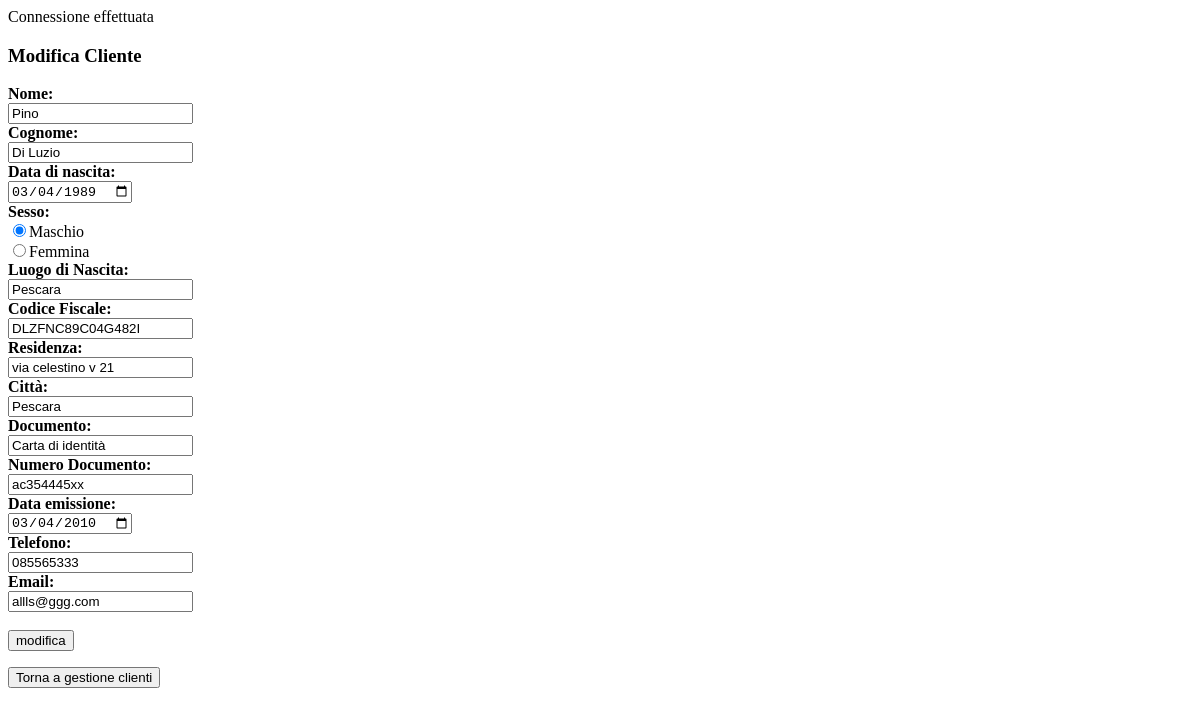
The page /modifica_cliente.php?cliente=1 on the database as committed earlier.
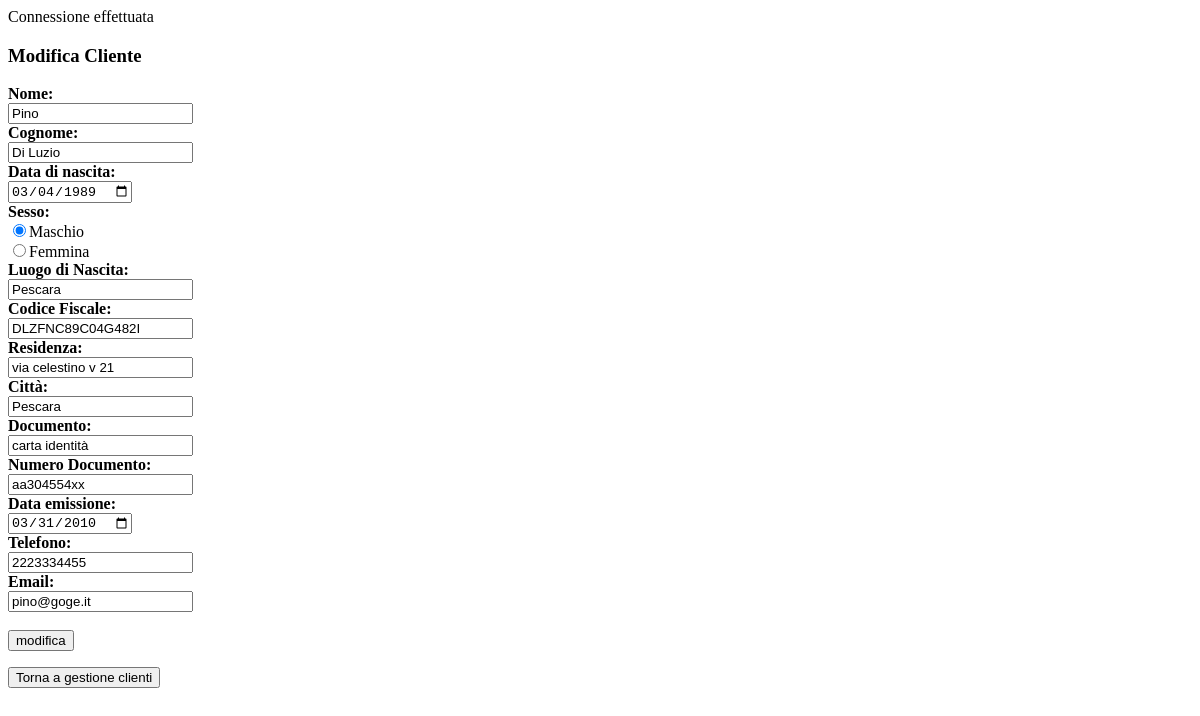
The same page on the database as committed later.
### tables this page shows
CREATE TABLE `clienti` (
  `id` int(11) NOT NULL,
  `nome` varchar(255) NOT NULL,
  `cognome` varchar(255) NOT NULL,
  `data_nascita` date NOT NULL,
  `sesso` varchar(10) NOT NULL,
  `luogo_nascita` varchar(255) NOT NULL,
  `cod_fiscale` varchar(16) NOT NULL,
  `residenza` varchar(255) NOT NULL,
  `citta` varchar(255) NOT NULL,
  `documento` varchar(100) NOT NULL,
  `nr_documento` varchar(50) NOT NULL,
  `emissione` date NOT NULL,
  `telefono` varchar(20) DEFAULT NULL,
  `email` varchar(100) DEFAULT NULL
);

### funzioni.php (called while the page is built, shortened)
<?php
$host = "localhost";
$user = "root";
$password = "";
$database = "gestionale";
try {
    $connessione = new PDO ("mysql:host=$host;dbname=$database", $user, $password);
    $connessione->setAttribute(PDO::ATTR_ERRMODE, PDO::ERRMODE_EXCEPTION);
} catch (PDOException $e) {
    echo "Errore: " . $e->getMessage();
    die();
}
function dati_cliente()
{
    GLOBAL $connessione;
    $sql = "SELECT *
            FROM clienti
            WHERE id = $_GET[cliente]";
    $result = $connessione->query($sql);
    $row = $result->fetch(PDO::FETCH_ASSOC);
    return [
        'id' => $row['id'],
        'nome' => $row['nome'],
        'cognome' => $row['cognome'],
        'data_nascita' => $row['data_nascita'],
        'sesso' => $row['sesso'],
        'luogo_nascita' => $row['luogo_nascita'],
        'cod_fiscale' => $row['cod_fiscale'],
        'residenza' => $row['residenza'],
        'citta' => $row['citta'],
        'documento' => $row['documento'],
        'nr_documento' => $row['nr_documento'],
        'emissione' => $row['emissione'],
        'telefono' => $row['telefono'],
        'email' => $row['email']
    ];
}
function cliente_selezionato($table_name,$id_name,$name_select)
{
    if (!isset($_GET[$name_select])==""){
        GLOBAL $connessione;
        $sql = "SELECT *
                FROM $table_name
                WHERE $id_name=$_GET[$name_select]";
        $result = $connessione->query($sql);
    }
}
?>

### modifica_cliente.php (the view, shortened to what this page needs)
<?php require_once('funzioni.php');
if(isset($_GET['cliente'])==NULL){
    echo "<br>";
    echo "<b>ATTENZIONE! non hai selezionato un cliente!</b> ";
    echo "<a href='clienti.php'>
            <input type='submit' name='indietro' value='Torna indietro'/>
        </a>";
    exit;
}else{
    $dati_cliente = dati_cliente();
}
?>
<!DOCTYPE html>
<html lang="it">
<head>
</head>
<body>
    <h3>Modifica Cliente</h3>
    <form action="modifica_cliente.php" method="GET">
        <?php cliente_selezionato('clienti','id','cliente'); ?>
        <label for="nome"><b>Nome:</b></label><br>
        <?php echo"<input type='text' id='nome' name='nome' value='$dati_cliente[nome]' required/><br>"; ?>
        <label for="cognome"><b>Cognome:</b></label><br>
        <?php echo"<input type='text' id='cognome' name='cognome' value='$dati_cliente[cognome]' required/><br>";?>
        <label for="data_nascita"><b>Data di nascita:</b></label><br>
        <?php echo"<input type='date' id='data_nascita' name='data_nascita' value='$dati_cliente[data_nascita]' required/><br>";?>
        <label for="sesso"><b>Sesso:</b></label><br>
        <?php
            if($dati_cliente['sesso']=='Male'){
                echo "<input type='radio' name='sesso' value='Male' checked required/>";
                echo "<label for='sesso'>Maschio</label><br>";
                echo "<input type='radio' name='sesso' value='Female' required/>";
                echo "<label for='sesso'>Femmina</label><br>";
            }else{
                echo "<input type='radio' name='sesso' value='Male' required/>";
                echo "<label for='sesso'>Maschio</label><br>";
                echo "<input type='radio' name='sesso' value='Female' checked required/>";
                echo "<label for='sesso'>Femmina</label><br>";
            }
        ?>
        <label for="luogo_nascita"><b>Luogo di Nascita:</b></label><br>
        <?php echo "<input type='text' id='luogo_nascita' name='luogo_nascita' value='$dati_cliente[luogo_nascita]' required/><br>";?>
        <label for="cod_fiscale"><b>Codice Fiscale:</b></label><br>
        <?php echo "<input type='text' id='cod_fiscale' name='cod_fiscale' maxlength='16' value='$dati_cliente[cod_fiscale]' required style='text-transform:uppercase'/><br>";?>
        <label for="residenza"><b>Residenza:</b></label><br>
        <?php echo "<input type='text' id='residenza' name='residenza' value='$dati_cliente[residenza]' required/><br>";?>
        <label for="citta"><b>Città:</b></label><br>
        <?php echo "<input type='text' id='citta' name='citta' value='$dati_cliente[citta]' required/><br>";?>
        <label for="documento"><b>Documento:</b></label><br>
        <?php echo "<input type='text' id='documento' name='documento' value='$dati_cliente[documento]' required/><br>";?>
        <label for="nr_documento"><b>Numero Documento:</b></label><br>
        <?php echo "<input type='text' id='nr_documento' name='nr_documento' value='$dati_cliente[nr_documento]' required/><br>";?>
        <label for="emissione"><b>Data emissione:</b></label><br>
        <?php echo "<input type='date' id='emissione' name='emissione' value='$dati_cliente[emissione]' required/><br>";?>
        <label for="telefono"><b>Telefono:</b></label><br>
        <?php echo "<input type='tel' id='telefono' name='telefono' value='$dati_cliente[telefono]'/><br>";?>
        <label for="email"><b>Email:</b></label><br>
        <?php echo "<input type='email' id='email' name='email' value='$dati_cliente[email]'/><br><br>";?>
        <input type='submit' name='modifica' value='modifica'/>
    </form>
    <a href='clienti.php'>
        <input type='submit' name='gestione_clienti' value='Torna a gestione clienti'/>
    </a>
</body>
</html>

Rows that differ between the two databases and show on the page:
changed clienti "Pino": cod_fiscale "DLZFNC89C04G482I" → "dlzfnc89c04g482i"; documento "Carta di identità" → "carta identità"; nr_documento "ac354445xx" → "aa304554xx"; emissione "03/04/2010" → "03/31/2010"; telefono "085565333" → "2223334455"; email "allls@ggg.com" → "pino@goge.it"
